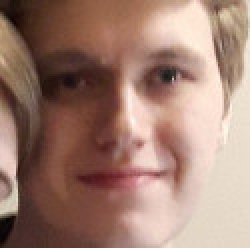
#> input picture data/my_image/Bartek_0001.jpg, 125 x 124 px, given in place of Aaron_Eckhart_0001.jpg, which was not available (shown 2 times larger)
$ python process_image.py
#> lines starting #> are read from the running program, lines starting #| are printed output that depends on the picture; pictures that were not available may be replaced by others from this repository, and a replacement may not be noted
import matplotlib.pyplot as plt
import numpy as np
from PIL import Image

from histogram import hog as invoke_hog

a, b = int(250 / 4), int(250 * 3 / 4)


def get_image(file_name):
    return Image.open("data/" + file_name)
#> returned value is the input picture: PIL image 125x124 RGB; mean R, G, B 160.4, 126.6, 113.3


def process_image(input_image, crop=True, hog=True):
#> called with crop = True, hog = False
    img = input_image.convert("L")
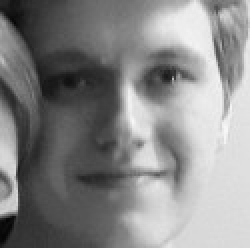
#> img: PIL image 125x124 L (shown 2 times larger); min 4, max 248, mean 135.2
    img = np.array(img)
    if crop:
        img = img[a:b, a:b]
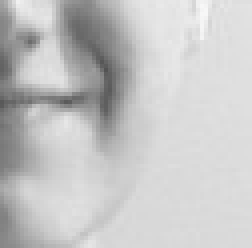
#> img: shape (62, 63) (shown 4 times larger); min 83, max 247, mean 197.4
    if hog:
        img = invoke_hog(img)
    return img


if __name__ == "__main__":
    img = process_image(get_image("lfw_funneled_normalized/Aaron_Eckhart_0001.jpg"), hog=False)
    img = process_image(get_image("my_image/Kasia_0001.jpg"), crop=False, hog=False)
#> call 2 of get_image, with file_name = 'my_image/Kasia_0001.jpg'
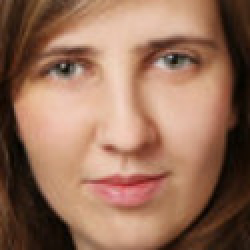
#> input picture data/my_image/Kasia_0001.jpg, 125 x 125 px (shown 2 times larger)
#> in get_image, returned value is the input picture: PIL image 125x125 RGB; mean R, G, B 150, 110.9, 89.5
#> call 2 of process_image, with crop = False, hog = False
#> in process_image (call 2), `img = input_image.convert("L")`:
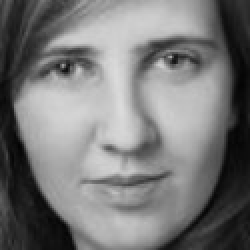
#> img: PIL image 125x125 L (shown 2 times larger); min 2, max 219, mean 120.2
    plt.imshow(img)
    plt.show()
